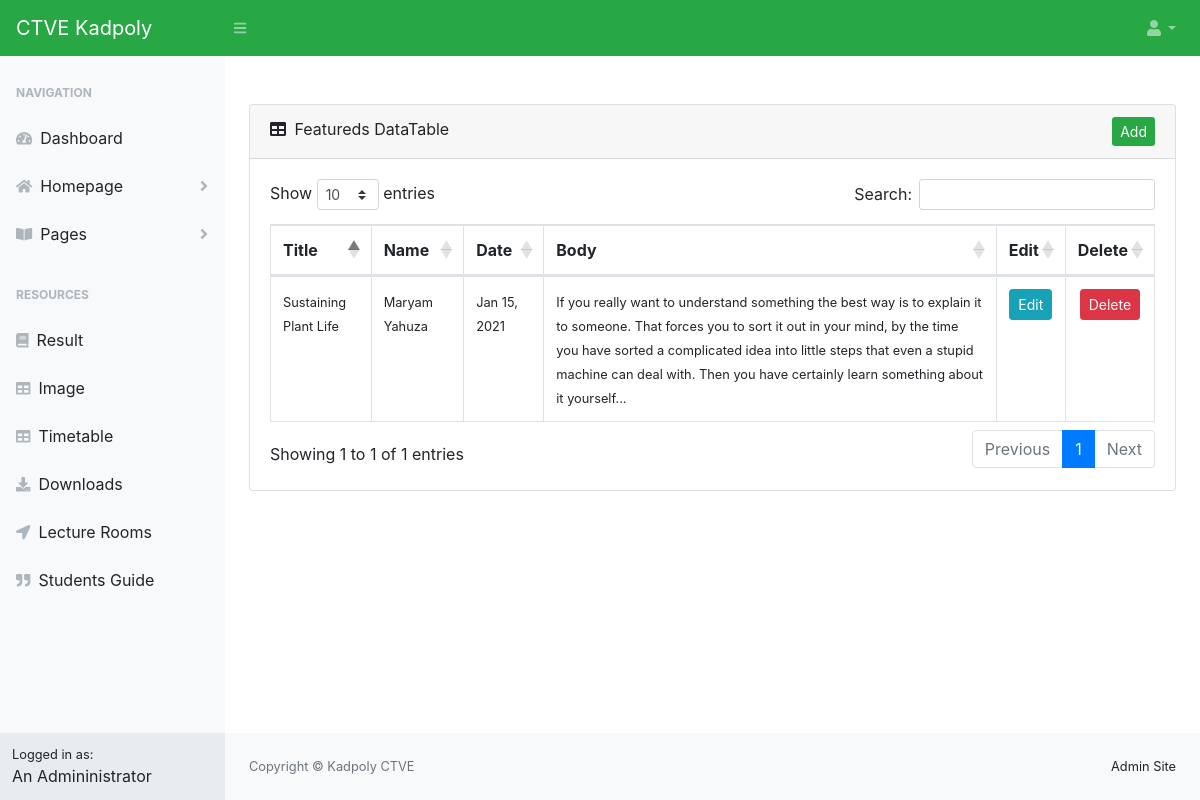
The app's page /dashboard/allfeatured.php (signed in) with its own data.
### tables this page shows
CREATE TABLE `featured` (
  `id` int(11) NOT NULL,
  `img` varchar(500) NOT NULL,
  `name` varchar(50) NOT NULL,
  `title` varchar(50) NOT NULL,
  `role` varchar(10) NOT NULL,
  `date` varchar(20) NOT NULL,
  `body` text NOT NULL
);

### core/classes/Config.php (called while the page is built)
<?php
class Config {
    public static function get($path = null) {
        if($path) {
            $config = $GLOBALS['config'];
            $path = explode('/', $path);
            foreach ($path as $bit) {
                if (isset($config[$bit])) {
                    $config = $config[$bit];
                }
            }
            return $config;
        }
        return false;
    }
}

### core/classes/DB.php (called while the page is built, shortened)
<?php
class DB {
    private static $_instance = null;
    private $_pdo,
            $_query,
            $_error = false,
            $_results,
            $_count = 0;
    private function __construct() {
        try {
            $this->_pdo = new PDO('mysql:host=' .Config::get('mysql/host'). ';dbname=' .Config::get('mysql/db'), Config::get('mysql/username'), Config::get('mysql/password'));
        } catch(PDOException $e) {
            die($e.getMessage());
        }
    }
    public static function getInstance() {
        if(!isset(self::$_instance)) {
            self::$_instance = new DB();
        }
        return self::$_instance;
    }
    public function query($sql, $params = array()) {
        $this->_error = false;
        if($this->_query = $this->_pdo->prepare($sql)) {
            $x = 1;
            if(count($params)) {
                foreach ($params as $param) {
                    $this->_query->bindValue($x, $param);
                    $x++;
                }
            }
            if($this->_query->execute()) {
                $this->_results = $this->_query->fetchAll(PDO::FETCH_OBJ);
                $this->_count = $this->_query->rowCount();
            } else {
                $this->_error = true;
            }
        }
        return $this;
    }
    public function action($action, $table, $where = array()) {
        if (count($where) === 3) {
            $operators = array('=','>','<','>=','<=');
            $field = $where[0];
            $operator = $where[1];
            $value = $where[2];
            if (in_array($operator, $operators)) {
                 $sql = "{$action} FROM {$table} WHERE {$field} {$operator} ?";
                 if (!$this->query($sql, array($value))->error()) {
                     return $this;
                 }
             }
        }
    }
    public function get($table, $where) {
        return $this->action('SELECT *', $table, $where);
    }
    public function results() {
        return $this->_results;
    }
    public function first() {
        return $this->results()[0];
    }
    public function error() {
        return $this->_error;
    }
    public function count() {
        return $this->_count;
    }
}

### core/classes/User.php (called while the page is built, shortened)
<?php
    class User {
        private $_db,
                $_data,
                $_sessionName,
                $_cookieName,
                $_isLoggedIn;
        public function __construct($user=null) {
            $this->_db = DB::getInstance();
            $this->_sessionName = Config::get('session/session_name');
            if (!$user) {
                if (Session::exists($this->_sessionName)) {
                    $user = Session::get($this->_sessionName);
                    if ($this->find($user)) {
                        $this->_isLoggedIn = true;
                    } else {
                    }
                }
            } else {
                $this->find($user);
            }
        }
        public function find($user = null) {
            if ($user) {
                $field = (is_numeric($user)) ? 'id' : 'username';
                $data = $this->_db->get('users', array($field, '=', $user));
                if ($data->count()) {
                    $this->_data = $data->first();
                    return true;
                }
            }
            return false;
        }
        public function hasPermission($key) {
            $group = $this->_db->get('groups', array('id', '=', $this->data()->group));
            if ($group->count()) {
                $permissions = json_decode($group->first()->permissions, true);
                if ($permissions[$key] == true) {
                    return true;
                }
            }
            return false;
        }
        public function data() {
            return $this->_data;
        }
        public function isLoggedIn() {
            return $this->_isLoggedIn;
        }
    }
 ?>

### core/classes/Session.php (called while the page is built, shortened)
<?php
class Session {
    public static function exists($name) {
        return (isset($_SESSION[$name])) ? true : false;
    }
    public static function get($name) {
        return $_SESSION[$name];
    }
}

### dashboard/allfeatured.php (the view, shortened to what this page needs)
<?php include 'includes/pages/header.php'; ?>
<?php
$user = new User();
if ($user->isloggedIn()) {
?>
<div id="layoutSidenav">
    <?php include 'includes/pages/sidebar.php' ?>
    <div id="layoutSidenav_content">
        <main>
            <div class="container-fluid">
                <?php
                if ($user->hasPermission('admin')) {
                ?>
                <div class="card mb-4">
                    <div class="card-header">
                        <i class="fas fa-table mr-1"></i>
                        Featureds DataTable
                        <a href="featured" class="btn-success btn-sm float-right">Add</a>
                    </div>
                    <div class="card-body" id="featured_table">
                        <div class="table-responsive">
                            <table class="table table-bordered" id="dataTable" width="100%" cellspacing="0">
                                <thead>
                                    <tr>
                                        <th>Title</th>
                                        <th>Name</th>
                                        <th>Date</th>
                                        <th>Body</th>
                                        <th>Edit</th>
                                        <th>Delete</th>
                                    </tr>
                                </thead>
                                <tbody>
                                <?php
                                include '../dbh.php';
                                $staff = "SELECT * FROM featured";
                                $result = mysqli_query($conn, $staff);
                                if ($row = mysqli_num_rows($result) > 0) {
                                    while ($row = mysqli_fetch_assoc($result)) {
                                        ?>
                                        <tr>
                                            <td><small><?php echo $row['title']; ?></small></td>
                                            <td><small><?php echo $row['name']; ?></small></td>
                                            <td><small><?php echo $row['date']; ?></small></td>
                                            <td><small><?php echo $row['body']; ?></small></td>
                                            <td>
                                                <center>
                                                    <a id="<?php echo $row['id']; ?>" data-toggle="modal" data-target="#update_data_modal" class="btn btn-info btn-sm edit_data" href="javascript:void(0)">Edit</a>
                                                </center>
                                            </td>
                                            <td>
                                                <center>
                                                    <a id="<?php echo $row['id']; ?>" class="btn btn-danger btn-sm delete" href="javascript:void(0)">Delete</a>
                                                </center>
                                            </td>
                                        </tr>
                                    <?php
                                    }
                                }
                                 ?>
                                </tbody>
                            </table>
                        </div>
                    </div>
            <?php } ?>
            </div>
        </main>
        <footer class="py-4 bg-light mt-auto">
            <div class="container-fluid">
                <div class="d-flex align-items-center justify-content-between small">
                    <div class="text-muted">Copyright &copy; Kadpoly CTVE</div>
                    <div>
                        <?php
                        if ($user->hasPermission('admin')) {
                            echo "<txt>Admin Site</txt>";
                        } else{
                            echo "<txt>Staff Site</txt>";
                        }
                         ?>
                    </div>
                </div>
            </div>
        </footer>
    </div>
</div>
<?php include 'includes/pages/footer.php'; ?>
<?php
} else { ?>
    <?php Redirect::to('../sslogin/'); ?>
<?php
}?>

### records on screen
featured: title "Sustaining Plant Life", name "Maryam Yahuza", date "Jan 15, 2021", body "If you really want to understand something the best way is to explain it to someone. That forces you to sort it out in your mind, by the time you have sorted a complicated idea into little steps that even a stupid machine can deal with. Then you have certainly learn something about it yourself..."
